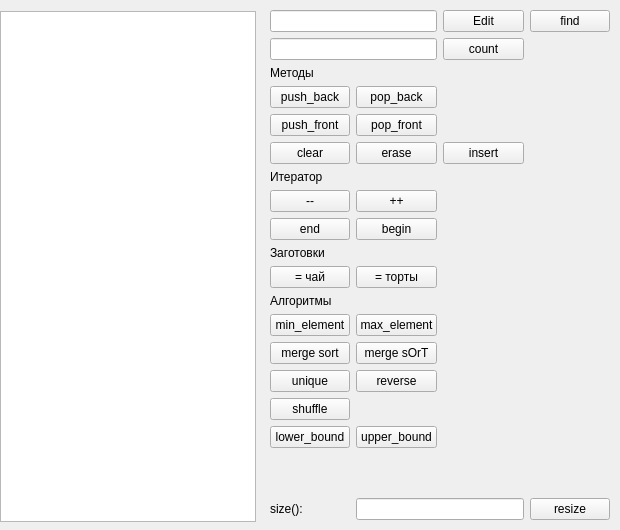
<?xml version="1.0" encoding="UTF-8"?>
<ui version="4.0">
 <class>MainWindow</class>
 <widget class="QMainWindow" name="MainWindow">
  <property name="geometry">
   <rect>
    <x>0</x>
    <y>0</y>
    <width>620</width>
    <height>530</height>
   </rect>
  </property>
  <property name="minimumSize">
   <size>
    <width>620</width>
    <height>530</height>
   </size>
  </property>
  <property name="maximumSize">
   <size>
    <width>620</width>
    <height>530</height>
   </size>
  </property>
  <property name="windowTitle">
   <string>std::deque demo</string>
  </property>
  <widget class="QWidget" name="centralwidget">
   <widget class="QListWidget" name="list_widget">
    <property name="geometry">
     <rect>
      <x>0</x>
      <y>11</y>
      <width>256</width>
      <height>511</height>
     </rect>
    </property>
   </widget>
   <widget class="QWidget" name="layoutWidget">
    <property name="geometry">
     <rect>
      <x>270</x>
      <y>10</y>
      <width>340</width>
      <height>510</height>
     </rect>
    </property>
    <layout class="QGridLayout" name="gridLayout">
     <item row="11" column="0">
      <widget class="QLabel" name="label_6">
       <property name="text">
        <string>Алгоритмы</string>
       </property>
      </widget>
     </item>
     <item row="17" column="1">
      <spacer name="verticalSpacer">
       <property name="orientation">
        <enum>Qt::Vertical</enum>
       </property>
       <property name="sizeHint" stdset="0">
        <size>
         <width>20</width>
         <height>40</height>
        </size>
       </property>
      </spacer>
     </item>
     <item row="8" column="1">
      <widget class="QPushButton" name="btn_begin">
       <property name="text">
        <string>begin</string>
       </property>
      </widget>
     </item>
     <item row="1" column="3">
      <widget class="QLabel" name="lbl_count">
       <property name="text">
        <string/>
       </property>
      </widget>
     </item>
     <item row="0" column="3">
      <widget class="QPushButton" name="btn_find">
       <property name="text">
        <string>find</string>
       </property>
      </widget>
     </item>
     <item row="5" column="0">
      <widget class="QPushButton" name="btn_clear">
       <property name="text">
        <string>clear</string>
       </property>
      </widget>
     </item>
     <item row="4" column="1">
      <widget class="QPushButton" name="btn_pop_front">
       <property name="text">
        <string>pop_front</string>
       </property>
      </widget>
     </item>
     <item row="9" column="0">
      <widget class="QLabel" name="label_2">
       <property name="text">
        <string>Заготовки</string>
       </property>
      </widget>
     </item>
     <item row="7" column="0">
      <widget class="QPushButton" name="btn_dec_iterator">
       <property name="text">
        <string>--</string>
       </property>
      </widget>
     </item>
     <item row="15" column="0">
      <widget class="QPushButton" name="btn_shuffle">
       <property name="text">
        <string>shuffle</string>
       </property>
      </widget>
     </item>
     <item row="5" column="1">
      <widget class="QPushButton" name="btn_erase">
       <property name="text">
        <string>erase</string>
       </property>
      </widget>
     </item>
     <item row="18" column="3">
      <widget class="QPushButton" name="btn_resize">
       <property name="text">
        <string>resize</string>
       </property>
      </widget>
     </item>
     <item row="0" column="0" colspan="2">
      <widget class="QLineEdit" name="txt_elem_content"/>
     </item>
     <item row="12" column="1">
      <widget class="QPushButton" name="btn_maxel">
       <property name="text">
        <string>max_element</string>
       </property>
      </widget>
     </item>
     <item row="13" column="1">
      <widget class="QPushButton" name="btn_merge_sort_nonereg">
       <property name="text">
        <string>merge sOrT</string>
       </property>
      </widget>
     </item>
     <item row="12" column="0">
      <widget class="QPushButton" name="btn_minel">
       <property name="text">
        <string>min_element</string>
       </property>
      </widget>
     </item>
     <item row="14" column="1">
      <widget class="QPushButton" name="btn_reverse">
       <property name="text">
        <string>reverse</string>
       </property>
      </widget>
     </item>
     <item row="0" column="2">
      <widget class="QPushButton" name="btn_edit">
       <property name="text">
        <string>Edit</string>
       </property>
      </widget>
     </item>
     <item row="18" column="1" colspan="2">
      <widget class="QLineEdit" name="txt_size"/>
     </item>
     <item row="18" column="0">
      <widget class="QLabel" name="label_3">
       <property name="text">
        <string>size():</string>
       </property>
      </widget>
     </item>
     <item row="5" column="2">
      <widget class="QPushButton" name="btn_insert">
       <property name="text">
        <string>insert</string>
       </property>
      </widget>
     </item>
     <item row="16" column="1">
      <widget class="QPushButton" name="btn_upper_bound">
       <property name="text">
        <string>upper_bound</string>
       </property>
      </widget>
     </item>
     <item row="13" column="0">
      <widget class="QPushButton" name="btn_merge_sort">
       <property name="text">
        <string>merge sort</string>
       </property>
      </widget>
     </item>
     <item row="1" column="2">
      <widget class="QPushButton" name="btn_count">
       <property name="text">
        <string>count</string>
       </property>
      </widget>
     </item>
     <item row="14" column="0">
      <widget class="QPushButton" name="btn_unique">
       <property name="text">
        <string>unique</string>
       </property>
      </widget>
     </item>
     <item row="6" column="0">
      <widget class="QLabel" name="label_4">
       <property name="text">
        <string>Итератор</string>
       </property>
      </widget>
     </item>
     <item row="1" column="0" colspan="2">
      <widget class="QLineEdit" name="le_count"/>
     </item>
     <item row="16" column="0">
      <widget class="QPushButton" name="btn_lower_bound">
       <property name="text">
        <string>lower_bound</string>
       </property>
      </widget>
     </item>
     <item row="3" column="0">
      <widget class="QPushButton" name="btn_push_back">
       <property name="text">
        <string>push_back</string>
       </property>
      </widget>
     </item>
     <item row="10" column="1">
      <widget class="QPushButton" name="btn_cakes">
       <property name="text">
        <string>= торты</string>
       </property>
      </widget>
     </item>
     <item row="7" column="1">
      <widget class="QPushButton" name="btn_inc_iterator">
       <property name="text">
        <string>++</string>
       </property>
      </widget>
     </item>
     <item row="10" column="0">
      <widget class="QPushButton" name="btn_tea">
       <property name="text">
        <string>= чай</string>
       </property>
      </widget>
     </item>
     <item row="3" column="1">
      <widget class="QPushButton" name="btn_pop_back">
       <property name="text">
        <string>pop_back</string>
       </property>
      </widget>
     </item>
     <item row="2" column="0">
      <widget class="QLabel" name="label">
       <property name="text">
        <string>Методы</string>
       </property>
      </widget>
     </item>
     <item row="4" column="0">
      <widget class="QPushButton" name="btn_push_front">
       <property name="text">
        <string>push_front</string>
       </property>
      </widget>
     </item>
     <item row="8" column="0">
      <widget class="QPushButton" name="btn_end">
       <property name="text">
        <string>end</string>
       </property>
      </widget>
     </item>
    </layout>
   </widget>
  </widget>
 </widget>
 <resources/>
 <connections/>
</ui>
